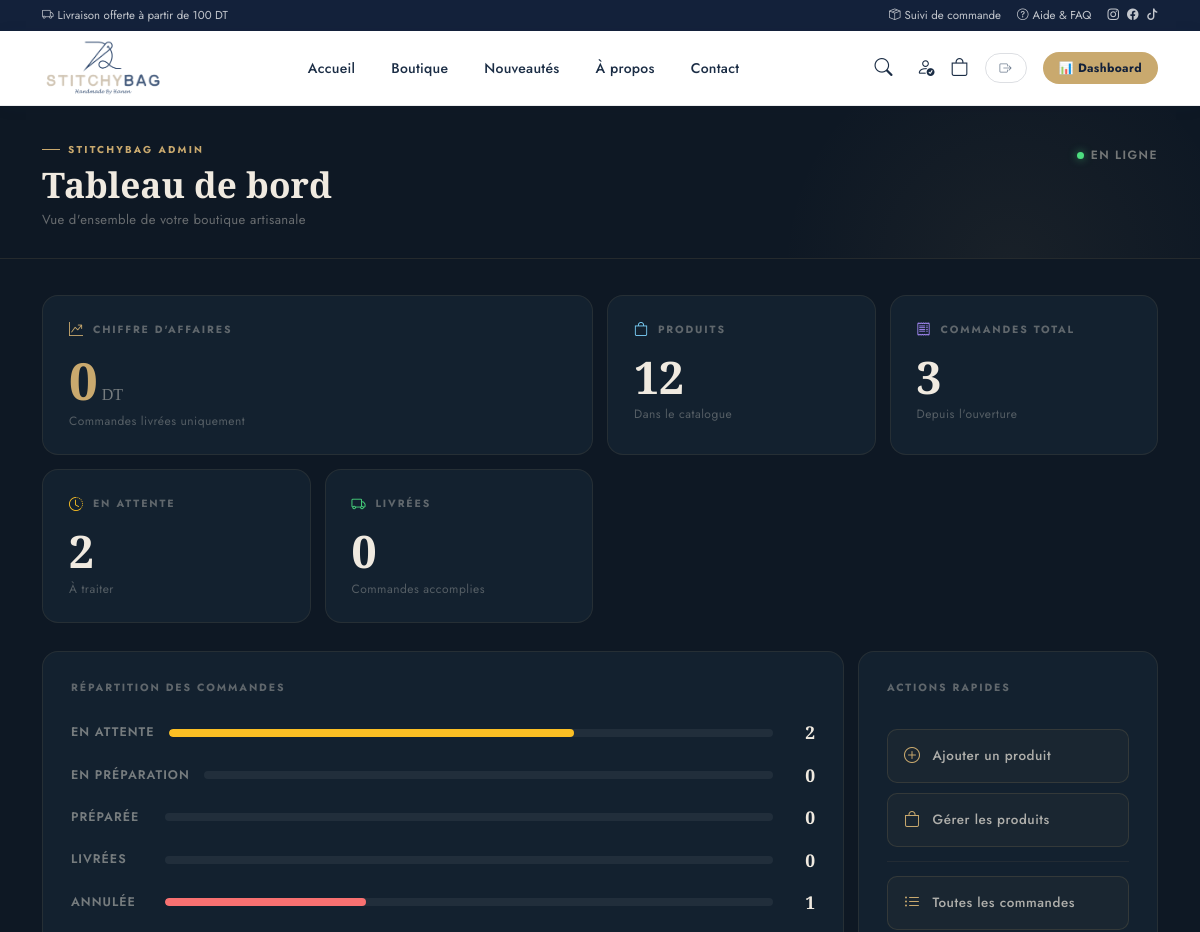
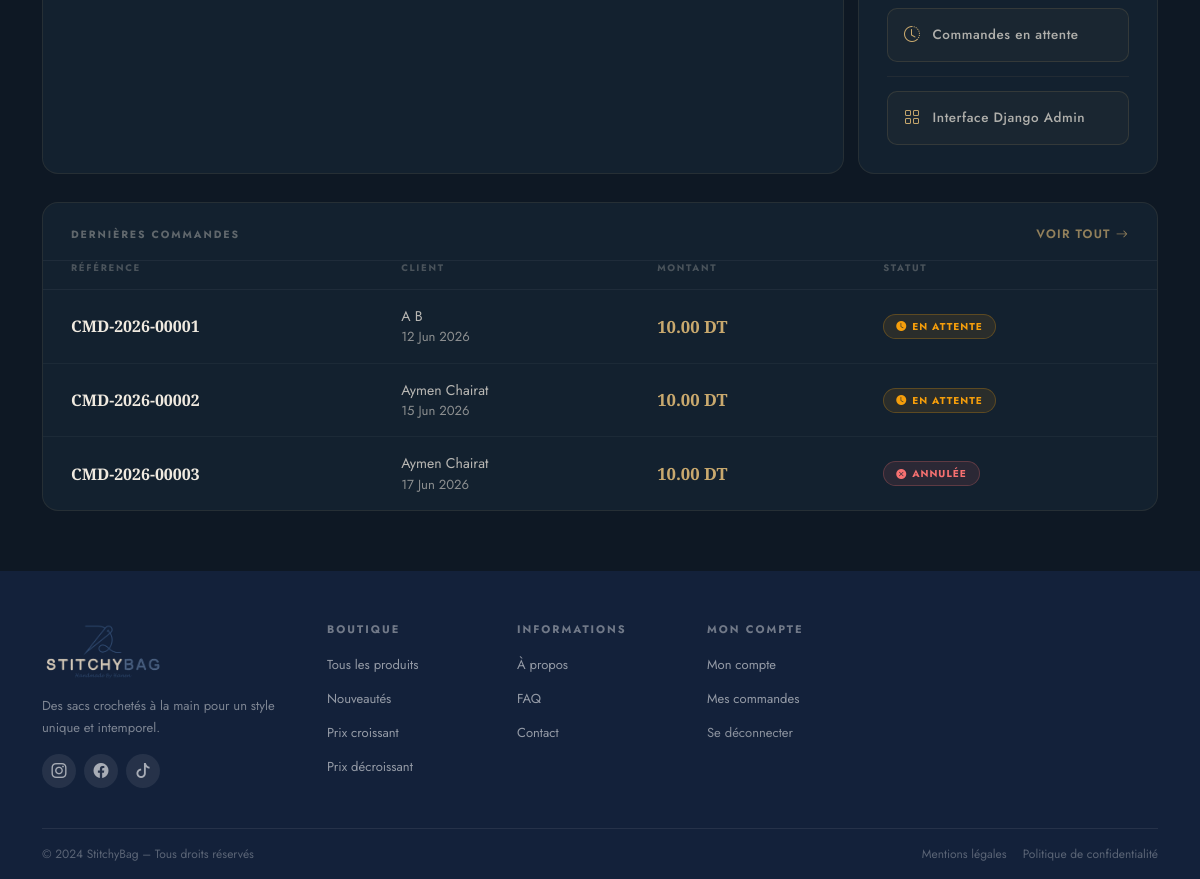
Page /dashboard/ (signed in) on the earlier database version (2 pictures, top to bottom).
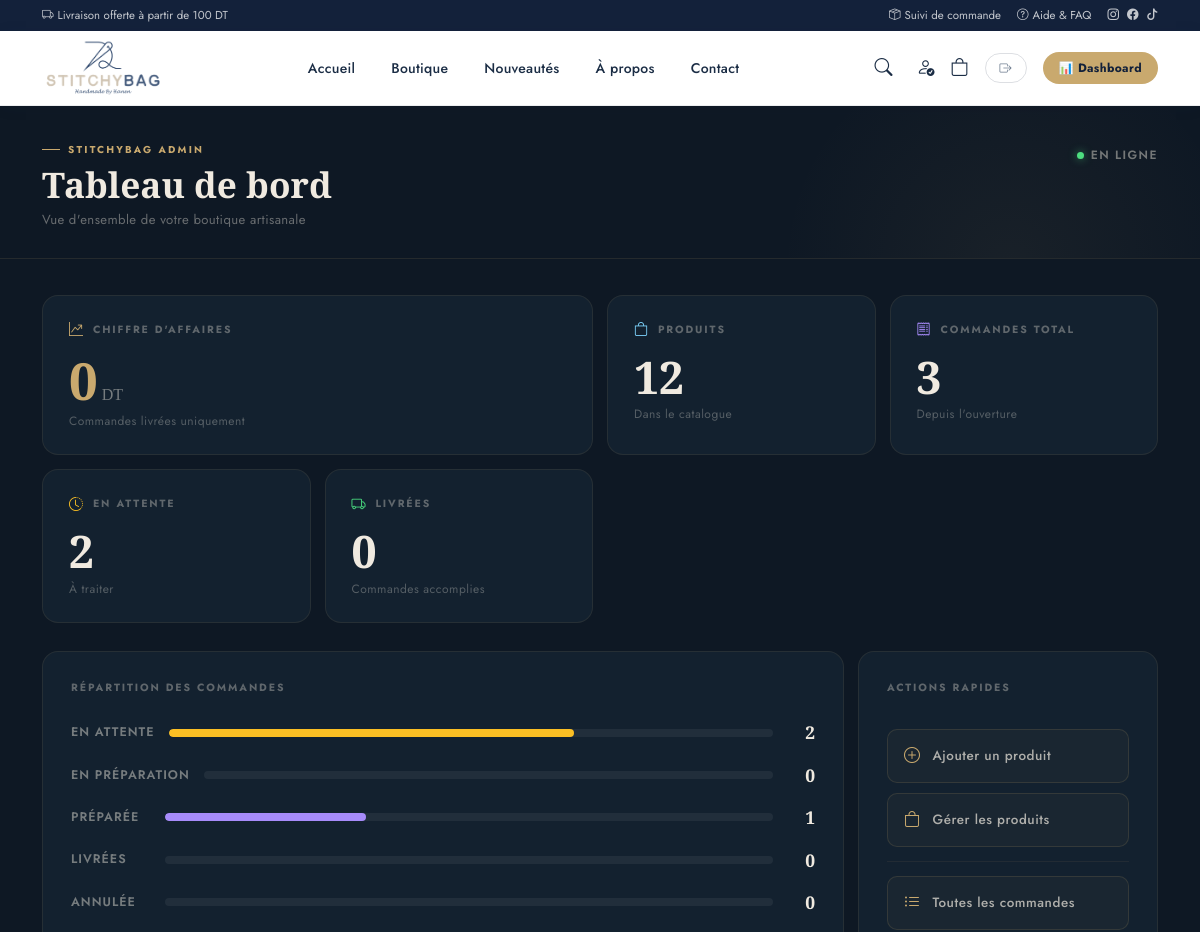
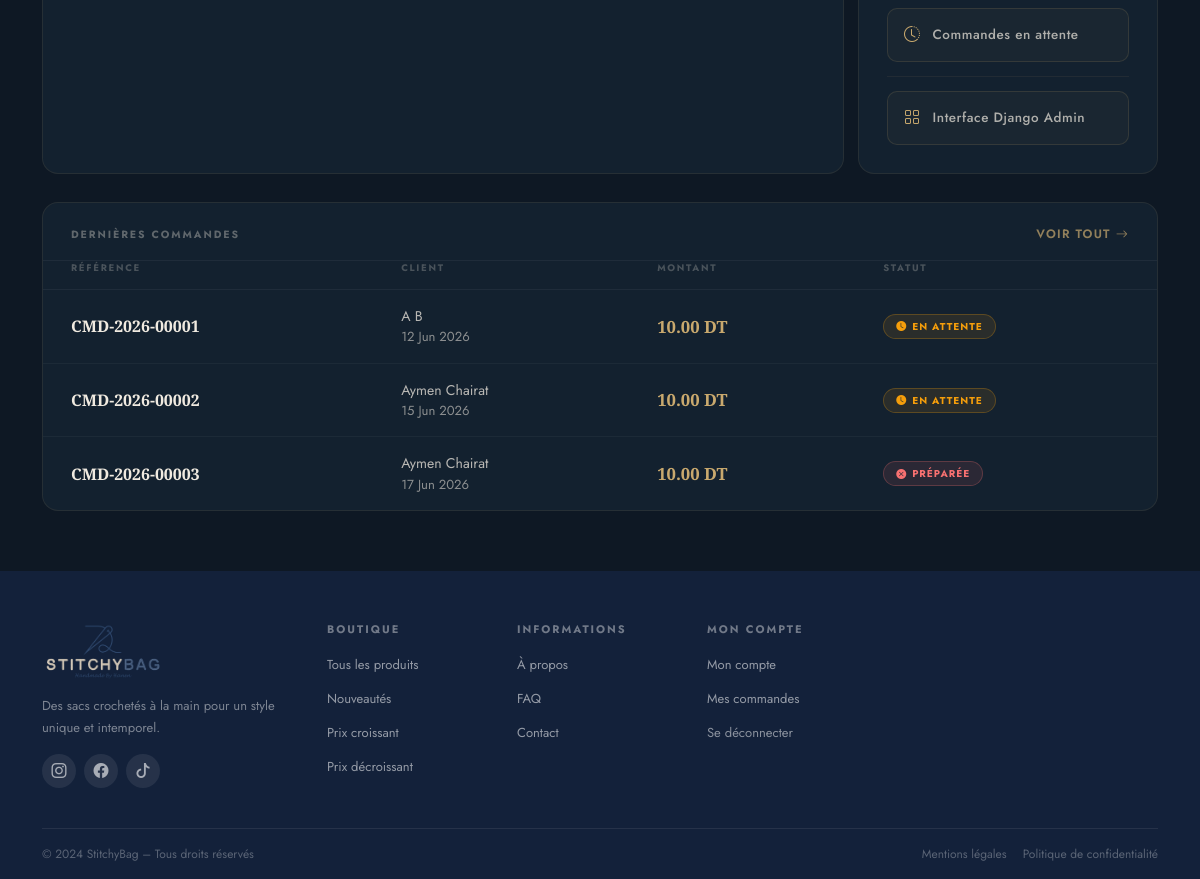
Same page on the later database version (2 pictures, top to bottom).
### shop/models.py (models this page shows, shortened)
class Order(models.Model):
    reference = models.CharField(
        max_length=20,
        unique=True,
        blank=True
    )
    user = models.ForeignKey(
    User,
    on_delete=models.CASCADE,
    null=True,
    blank=True
)
    first_name = models.CharField(max_length=100)
    last_name = models.CharField(max_length=100)
    phone = models.CharField(max_length=20)
    address = models.TextField()
    city = models.CharField(max_length=100)
    comment = models.TextField(blank=True, default="")
    total_price = models.DecimalField(
        max_digits=10,
        decimal_places=2,
        default=0
    )
    status = models.CharField(
        max_length=20,
        choices=OrderStatus.choices,
        default=OrderStatus.PENDING
    )
    created_at = models.DateTimeField(
        auto_now_add=True
    )

### shop/views.py (the view)
@staff_member_required
def dashboard(request):
    total_products = Product.objects.count()
    total_orders = Order.objects.count()
    pending_orders = Order.objects.filter(
        status='pending'
    ).count()
    preparing_orders = Order.objects.filter(
        status='preparing'
    ).count()
    ready_orders = Order.objects.filter(
        status='ready'
    ).count()
    delivered_orders = Order.objects.filter(
        status='delivered'
    ).count()
    canceled_orders = Order.objects.filter(
        status='canceled'
    ).count()
    revenue = (
        Order.objects.filter(
            status='delivered'
        ).aggregate(
            total=Sum('total_price')
        )['total']
        or 0
    )
    recent_orders = Order.objects.all()[:10]
    context = {
        "total_products": total_products,
        "total_orders": total_orders,
        "pending_orders": pending_orders,
        "preparing_orders": preparing_orders,
        "ready_orders": ready_orders,
        "delivered_orders": delivered_orders,
        "canceled_orders": canceled_orders,
        "revenue": revenue,
        "recent_orders": recent_orders,
    }
    return render(
        request,
        "dashboard/dashboard.html",
        context
    )

### shop/cart.py (called while the page is built)
    def __len__(self):
        return sum(self.cart.values())

### shop/context_processors.py (called while the page is built)
def cart_count(request):
    cart = Cart(request)
    return {
        "cart_count": len(cart)
    }

### templates/dashboard/dashboard.html (shortened to what the changed rows need)
{% extends 'base.html' %}
{% load static %}
{% block content %}
<div class="dash-wrap">
  <div class="dash-header">
    <div class="container">
      <div class="d-flex justify-content-between align-items-start flex-wrap gap-3">
        <div>
          <h1 class="dash-title">Tableau de bord</h1>
        </div>
      </div>
    </div>
  </div>
  <div class="container">
    <div class="dash-mid">
      <div class="dash-chart-card">
        <div class="dash-bar-group">
          <div class="dash-bar-row">
            <span class="dash-bar-label">Préparée</span>
            <div class="dash-bar-track">
              <div class="dash-bar-fill" style="width:{% if total_orders > 0 %}{% widthratio ready_orders total_orders 100 %}{% else %}0{% endif %}%;background:#a78bfa;"></div>
            </div>
            <span class="dash-bar-val">{{ ready_orders }}</span>
          </div>
          <div class="dash-bar-row">
            <span class="dash-bar-label">Annulée</span>
            <div class="dash-bar-track">
              <div class="dash-bar-fill" style="width:{% if total_orders > 0 %}{% widthratio canceled_orders total_orders 100 %}{% else %}0{% endif %}%;background:#f87171;"></div>
            </div>
            <span class="dash-bar-val">{{ canceled_orders }}</span>
          </div>
        </div>
      </div>
    </div>
    <div class="dash-table-card">
      {% if recent_orders %}
      <table class="dash-table">
        <thead>
          <tr>
            <th>Référence</th>
            <th>Client</th>
            <th>Montant</th>
            <th>Statut</th>
          </tr>
        </thead>
        <tbody>
          {% for order in recent_orders %}
          <tr>
            <td>
              <a href="/admin/shop/order/{{ order.id }}/change/" style="text-decoration:none;">
                <span class="dash-ref">{{ order.reference }}</span>
              </a>
            </td>
            <td>
              <div style="color:rgba(240,234,224,.75);font-size:.88rem;">{{ order.first_name }} {{ order.last_name }}</div>
              <div class="dash-client">{{ order.created_at|date:"d M Y" }}</div>
            </td>
            <td><span class="dash-amount">{{ order.total_price }} DT</span></td>
            <td>
              {% if order.status == 'delivered' %}
              <span class="dash-badge dash-badge-delivered"><i class="bi bi-check-circle-fill"></i>{{ order.get_status_display }}</span>
              {% elif order.status == 'pending' %}
              <span class="dash-badge dash-badge-pending"><i class="bi bi-clock-fill"></i>{{ order.get_status_display }}</span>
              {% else %}
              <span class="dash-badge dash-badge-canceled"><i class="bi bi-x-circle-fill"></i>{{ order.get_status_display }}</span>
              {% endif %}
            </td>
          </tr>
          {% endfor %}
        </tbody>
      </table>
      {% else %}
      <div class="dash-empty">
        <i class="bi bi-inbox" style="font-size:2rem;display:block;margin-bottom:12px;"></i>
        Aucune commande pour l'instant.
      </div>
      {% endif %}
    </div>
  </div>
</div>
{% endblock %}

Differences in the rows shown:
changed Order: status "ANNULÉE" → "PRÉPARÉE"
Other differences:
{{ ready_orders }}: "0" → "1"
{{ canceled_orders }}: "1" → "0"
